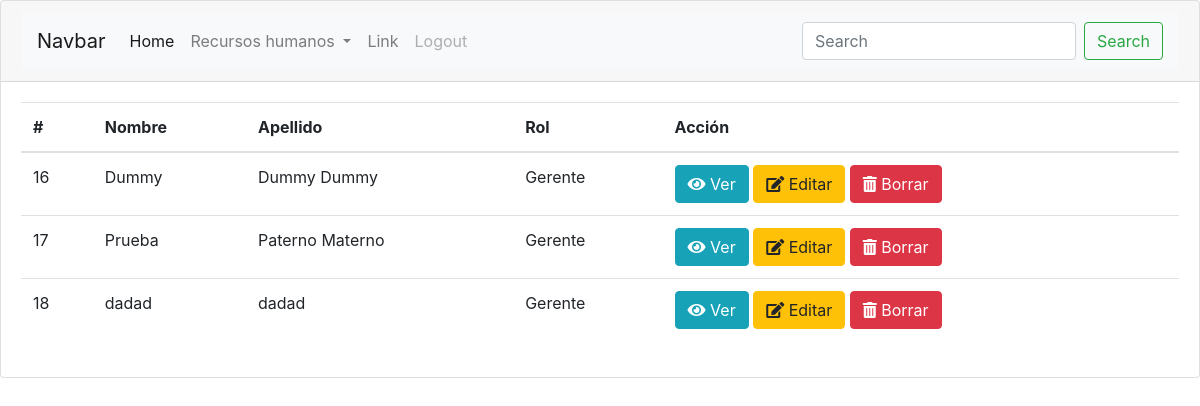
The app's page /RH/ (signed in), older data.
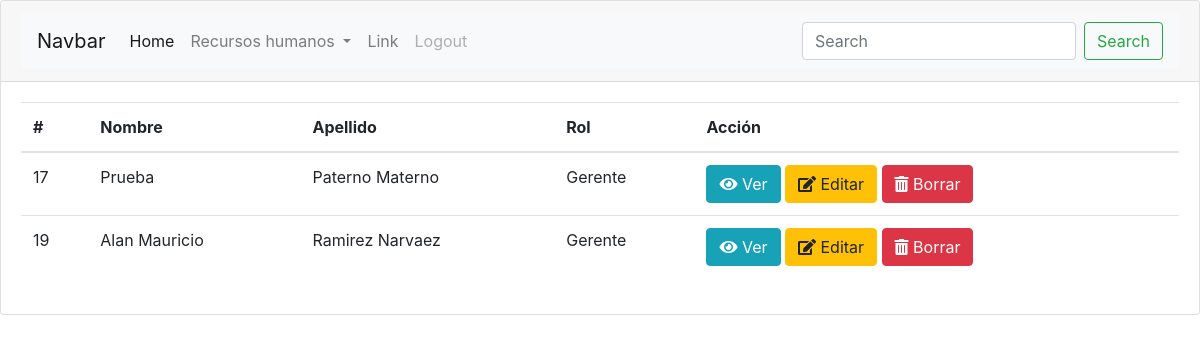
The same page, newer data.
### RH/models.py (models this page shows)
class Empleado(models.Model):
	nombre=models.CharField(max_length=120)
	apellido_paterno=models.CharField(max_length=120)
	apellido_materno=models.CharField(max_length=120,blank=True,null=True)
	fecha_de_nacimiento=models.DateTimeField(blank=True,null=True)
	fecha_de_alta=models.DateTimeField(default=timezone.now)
	rol=models.ForeignKey(Rol,on_delete=models.CASCADE)
	usuario=models.ForeignKey('auth.User',on_delete=models.CASCADE)

class Rol(models.Model):
	nombre=models.CharField(max_length=120)
	descripcion=models.TextField()

### RH/views.py (the view)
# urls.py: path('',views.empleados_index,name='empleados_index'),
@login_required
def empleados_index(request):
	empleados=Empleado.objects.all()
	return render(request,'RH/empleados_index.html',{'empleados':empleados})

### RH/templates/RH/empleados_index.html
{% extends "base.html" %}
{% block content %}
	<table class="table">
	  <thead>
	    <tr>
	      <th scope="col">#</th>
	      <th scope="col">Nombre</th>
	      <th scope="col">Apellido</th>
	      <th scope="col">Rol</th>
	      <th scope="col">Acción</th>
	    </tr>
	  </thead>
	  <tbody>
	  	{% for empleado in empleados %}
		    <tr>
		      <td>{{empleado.pk}}</td>
		      <td>{{empleado.nombre}}</td>
		      <td>{{empleado.apellido_paterno}} {% firstof empleado.apellido_materno ''%}</td>
		      <td>{{empleado.rol.nombre}}</td>
		      <td>
		      	<a class="btn btn-info" href="{% url 'empleados_show' pk=empleado.pk %}" role="button"><i class="fas fa-eye"></i> Ver</a>
		      	<a class="btn btn-warning" href="{% url 'empleados_edit' pk=empleado.pk %}" role="button"><i class="fas fa-edit"></i> Editar</a>
		      	<a class="btn btn-danger" href="{%url 'empleados_delete' pk=empleado.pk%}" role="button"><i class="fas fa-trash-alt"></i> Borrar</a>
		      </td>
		    </tr>
		{% endfor %}
	  </tbody>
	</table>
{% endblock content %}

Row changes from the older to the newer data that the page shows:
removed Empleado: pk "16", nombre "Dummy", apellido_paterno "Dummy", apellido_materno "Dummy", rol.nombre "Gerente"
removed Empleado: pk "18", nombre "dadad", apellido_paterno "dadad", rol.nombre "Gerente"
added Empleado: pk "19", nombre "Alan Mauricio", apellido_paterno "Ramirez", apellido_materno "Narvaez", rol.nombre "Gerente"
